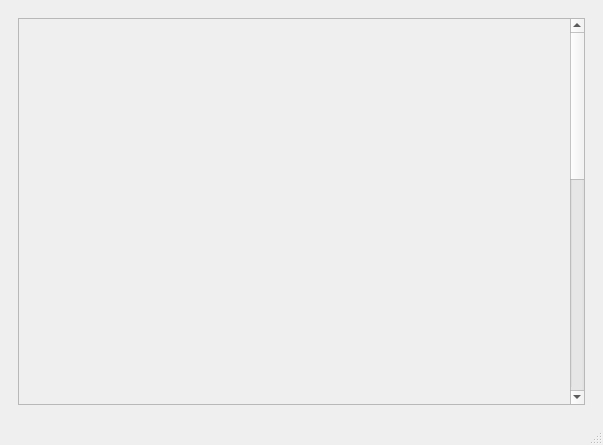
<?xml version="1.0" encoding="UTF-8"?>
<ui version="4.0">
 <class>MainWindow</class>
 <widget class="QMainWindow" name="MainWindow">
  <property name="geometry">
   <rect>
    <x>0</x>
    <y>0</y>
    <width>603</width>
    <height>445</height>
   </rect>
  </property>
  <property name="windowTitle">
   <string>MainWindow</string>
  </property>
  <widget class="QWidget" name="centralwidget">
   <layout class="QHBoxLayout" name="horizontalLayout">
    <item>
     <widget class="QStackedWidget" name="stackedWidget">
      <widget class="QWidget" name="page">
       <layout class="QVBoxLayout" name="verticalLayout">
        <item>
         <widget class="QScrollArea" name="scrollArea">
          <property name="widgetResizable">
           <bool>true</bool>
          </property>
          <widget class="QWidget" name="scrollAreaWidgetContents">
           <property name="geometry">
            <rect>
             <x>0</x>
             <y>0</y>
             <width>553</width>
             <height>950</height>
            </rect>
           </property>
           <layout class="QVBoxLayout" name="verticalLayout_2">
            <item>
             <spacer name="verticalSpacer">
              <property name="orientation">
               <enum>Qt::Vertical</enum>
              </property>
              <property name="sizeType">
               <enum>QSizePolicy::Fixed</enum>
              </property>
              <property name="sizeHint" stdset="0">
               <size>
                <width>20</width>
                <height>900</height>
               </size>
              </property>
             </spacer>
            </item>
            <item>
             <widget class="QPushButton" name="pushButton">
              <property name="text">
               <string>PushButton</string>
              </property>
             </widget>
            </item>
           </layout>
          </widget>
         </widget>
        </item>
       </layout>
      </widget>
      <widget class="QWidget" name="page_2"/>
     </widget>
    </item>
   </layout>
  </widget>
  <widget class="QMenuBar" name="menubar">
   <property name="geometry">
    <rect>
     <x>0</x>
     <y>0</y>
     <width>603</width>
     <height>25</height>
    </rect>
   </property>
  </widget>
  <widget class="QStatusBar" name="statusbar"/>
 </widget>
 <resources/>
 <connections/>
</ui>
